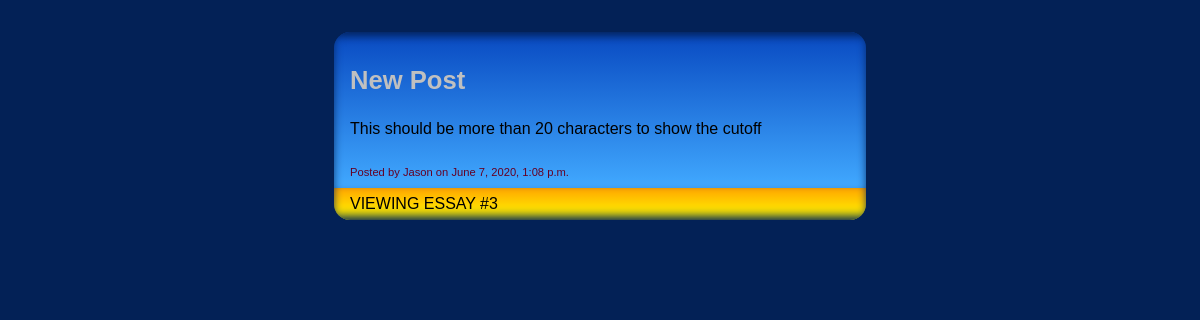
/essay/3/, run on the app's committed database.
### essays/models.py (models this page shows, shortened)
class Essay(models.Model):
    parent = models.ForeignKey('self', null=True, on_delete=models.SET_NULL)
    user = models.ForeignKey(_U, on_delete=models.CASCADE)
    timestamp = models.DateTimeField(auto_now_add=True)
    title = models.TextField(blank=True, null=True)
    content = models.TextField(blank=True, null=True)
    up = models.ManyToManyField(_U, related_name='upuser', blank=True, through=EssayVoteUp)
    down = models.ManyToManyField(_U, related_name='downuser', blank=True, through=EssayVoteDown)
    class Meta:
        ordering = ['-id']

### essays/views.py (the view)
# urls.py: path('essay/<int:essayID>/', form_essay_view),
def form_essay_view(request, essayID, *args, **kwargs):
    search_essay = Essay.objects.filter(id=essayID).first()
    if not search_essay:
        DATA = {
            'error': f'essayID [{essayID}] does not exist',
            'status': 404
        }
        return JsonResponse(DATA)
    else:
        DATA = {
            'essay':search_essay,
            'tableName':f'Viewing Essay #{search_essay.id}'
        }
        return render(request, 'jsys/internal_essay_view.html', context=DATA)

### templates/jsys/internal_essay_view.html (shortened to what this page needs)
{% extends 'jsys/internal_view.html' %}
{% block content %}
<div class="essayWrap">
    <div class="tableWrap pLastChildVert pFirstChildVert">
    <div class="tableRow tableRowLine">
      <p>{{essay.title|title}}</p>
    </div>
    <div class="tableRow tableRowBlock">
      <p>{{essay.content|capfirst}}</p>
    </div>
    <div class="tableRow tableRowLine">
      <span>
        Posted by {{essay.user}} on {{essay.timestamp}}
      </span>
    </div>
  </div>
  <div class="essayFooter">
    <span>{{tableName|upper}}</span>
  </div>
</div>
{% endblock content %}

### static/jsys/internal_view.css (style rules this page uses)
body { background: var(--dark-blue); }

### static/jsys/general_style.css (style rules this page uses)
:root { --dark-blue: #032156; --dark-red: #640024; --dull-blue: #0849c1; --dull-red: #c42129; --light-blue: #41a9ff; --dull-to-dark-blue: linear-gradient(var(--dull-blue), var(--dark-blue)); --dull-to-light-blue: linear-gradient(var(--dull-blue), var(--light-blue)); --orange-to-yellow: linear-gradient(orange, yellow); }
body { margin: 0; padding: 0; font-family: sans-serif; display: grid; }

### static/jsys/internal_view_tables.css (style rules this page uses)
.essayWrap { margin: 2em auto 0 auto; border-radius: 1em; display: grid; grid-template-rows: auto 2em; #box-shadow: 0px 8px 20px -8px gray; overflow: hidden; }
.essayFooter { background: var(--orange-to-yellow); padding: .4em 1em; box-shadow: 0px -5px 10px -1px inset var(--dark-blue); }
.tableWrap { background: var(--dull-to-light-blue); width: 500px; padding: .5em 1em; box-shadow: 0px 5px 10px -1px inset var(--dark-blue); }
.tableRow { width: 100%; margin-bottom: 1.5em; }
.tableRow:last-child { margin-bottom: 0 !important; }
.tableRowLine { color: var(--dark-red); }
.tableRowLine span { font-size: .7em; margin-bottom: .3em; }
.tableRowLine p { font-size: 1.6em; color: silver; font-weight: 900; }

### data on the page
Essay: title "New Post", content "This should be more than 20 characters to show the cutoff", user "Jason", timestamp "June 7, 2020, 1:08 p.m."

### other printed values
{{ tableName|upper }} "VIEWING ESSAY #3"
